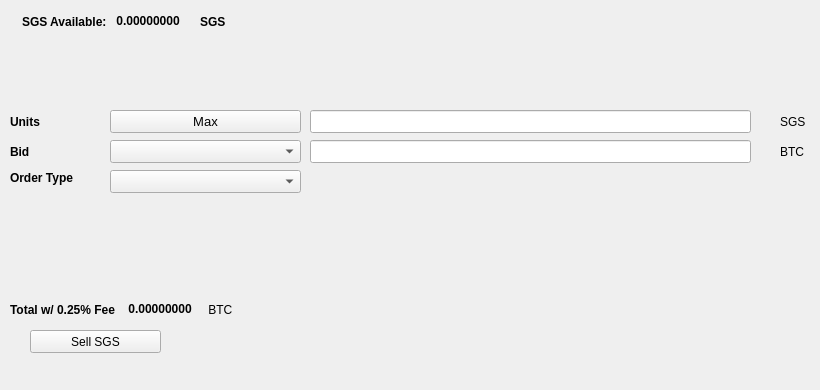
   <widget class="QWidget" name="SellTab">
    <attribute name="title">
     <string>Sell</string>
    </attribute>
    <widget class="QLabel" name="label_16">
     <property name="geometry">
      <rect>
       <x>780</x>
       <y>140</y>
       <width>31</width>
       <height>23</height>
      </rect>
     </property>
     <property name="text">
      <string>BTC</string>
     </property>
    </widget>
    <widget class="QComboBox" name="SellBidcomboBox">
     <property name="geometry">
      <rect>
       <x>110</x>
       <y>140</y>
       <width>191</width>
       <height>23</height>
      </rect>
     </property>
     <property name="font">
      <font>
       <pointsize>10</pointsize>
      </font>
     </property>
    </widget>
    <widget class="QLabel" name="label_18">
     <property name="geometry">
      <rect>
       <x>10</x>
       <y>110</y>
       <width>46</width>
       <height>23</height>
      </rect>
     </property>
     <property name="font">
      <font>
       <weight>75</weight>
       <bold>true</bold>
      </font>
     </property>
     <property name="text">
      <string>Units</string>
     </property>
    </widget>
    <widget class="QPushButton" name="Sell_Max_Amount">
     <property name="geometry">
      <rect>
       <x>110</x>
       <y>110</y>
       <width>191</width>
       <height>23</height>
      </rect>
     </property>
     <property name="font">
      <font>
       <pointsize>10</pointsize>
      </font>
     </property>
     <property name="text">
      <string>Max</string>
     </property>
    </widget>
    <widget class="QLabel" name="label_20">
     <property name="geometry">
      <rect>
       <x>10</x>
       <y>170</y>
       <width>91</width>
       <height>16</height>
      </rect>
     </property>
     <property name="font">
      <font>
       <weight>75</weight>
       <bold>true</bold>
      </font>
     </property>
     <property name="text">
      <string>Order Type</string>
     </property>
    </widget>
    <widget class="QComboBox" name="SellOrdertypeCombo">
     <property name="geometry">
      <rect>
       <x>110</x>
       <y>170</y>
       <width>191</width>
       <height>23</height>
      </rect>
     </property>
     <property name="font">
      <font>
       <pointsize>10</pointsize>
      </font>
     </property>
    </widget>
    <widget class="QLabel" name="label_21">
     <property name="geometry">
      <rect>
       <x>10</x>
       <y>140</y>
       <width>46</width>
       <height>23</height>
      </rect>
     </property>
     <property name="font">
      <font>
       <weight>75</weight>
       <bold>true</bold>
      </font>
     </property>
     <property name="text">
      <string>Bid</string>
     </property>
    </widget>
    <widget class="QLabel" name="label_22">
     <property name="geometry">
      <rect>
       <x>780</x>
       <y>110</y>
       <width>31</width>
       <height>23</height>
      </rect>
     </property>
     <property name="text">
      <string>SGS</string>
     </property>
    </widget>
    <widget class="QLineEdit" name="UnitsInputSGS">
     <property name="geometry">
      <rect>
       <x>310</x>
       <y>110</y>
       <width>441</width>
       <height>23</height>
      </rect>
     </property>
     <property name="font">
      <font>
       <pointsize>9</pointsize>
       <weight>75</weight>
       <bold>true</bold>
      </font>
     </property>
    </widget>
    <widget class="QLineEdit" name="SellBidPriceEdit">
     <property name="geometry">
      <rect>
       <x>310</x>
       <y>140</y>
       <width>441</width>
       <height>23</height>
      </rect>
     </property>
     <property name="font">
      <font>
       <pointsize>9</pointsize>
       <weight>75</weight>
       <bold>true</bold>
      </font>
     </property>
    </widget>
    <widget class="QPushButton" name="SellSGSBTN">
     <property name="geometry">
      <rect>
       <x>30</x>
       <y>330</y>
       <width>131</width>
       <height>23</height>
      </rect>
     </property>
     <property name="text">
      <string>Sell SGS</string>
     </property>
     <property name="icon">
      <iconset resource="../safegames">
       <normaloff>:/icons/bitcoin</normaloff>:/icons/bitcoin</iconset>
     </property>
    </widget>
    <widget class="QWidget" name="layoutWidget3">
     <property name="geometry">
      <rect>
       <x>22</x>
       <y>12</y>
       <width>258</width>
       <height>19</height>
      </rect>
     </property>
     <layout class="QHBoxLayout" name="horizontalLayout">
      <item>
       <widget class="QLabel" name="label232_2">
        <property name="font">
         <font>
          <weight>75</weight>
          <bold>true</bold>
         </font>
        </property>
        <property name="text">
         <string>SGS Available:</string>
        </property>
       </widget>
      </item>
      <item>
       <widget class="QLabel" name="SGSAvailableLabel">
        <property name="palette">
         <palette>
          <active>
           <colorrole role="WindowText">
            <brush brushstyle="SolidPattern">
             <color alpha="255">
              <red>0</red>
              <green>0</green>
              <blue>0</blue>
             </color>
            </brush>
           </colorrole>
           <colorrole role="Button">
            <brush brushstyle="SolidPattern">
             <color alpha="255">
              <red>0</red>
              <green>170</green>
              <blue>0</blue>
             </color>
            </brush>
           </colorrole>
           <colorrole role="Light">
            <brush brushstyle="SolidPattern">
             <color alpha="255">
              <red>0</red>
              <green>255</green>
              <blue>0</blue>
             </color>
            </brush>
           </colorrole>
           <colorrole role="Midlight">
            <brush brushstyle="SolidPattern">
             <color alpha="255">
              <red>0</red>
              <green>212</green>
              <blue>0</blue>
             </color>
            </brush>
           </colorrole>
           <colorrole role="Dark">
            <brush brushstyle="SolidPattern">
             <color alpha="255">
              <red>0</red>
              <green>85</green>
              <blue>0</blue>
             </color>
            </brush>
           </colorrole>
           <colorrole role="Mid">
            <brush brushstyle="SolidPattern">
             <color alpha="255">
              <red>0</red>
              <green>113</green>
              <blue>0</blue>
             </color>
            </brush>
           </colorrole>
           <colorrole role="Text">
            <brush brushstyle="SolidPattern">
             <color alpha="255">
              <red>0</red>
              <green>170</green>
              <blue>0</blue>
             </color>
            </brush>
           </colorrole>
           <colorrole role="BrightText">
            <brush brushstyle="SolidPattern">
             <color alpha="255">
              <red>255</red>
              <green>255</green>
              <blue>255</blue>
             </color>
            </brush>
           </colorrole>
           <colorrole role="ButtonText">
            <brush brushstyle="SolidPattern">
             <color alpha="255">
              <red>0</red>
              <green>0</green>
              <blue>0</blue>
             </color>
            </brush>
           </colorrole>
           <colorrole role="Base">
            <brush brushstyle="SolidPattern">
             <color alpha="255">
              <red>255</red>
              <green>255</green>
              <blue>255</blue>
             </color>
            </brush>
           </colorrole>
           <colorrole role="Window">
            <brush brushstyle="SolidPattern">
             <color alpha="255">
              <red>0</red>
              <green>170</green>
              <blue>0</blue>
             </color>
            </brush>
           </colorrole>
           <colorrole role="Shadow">
            <brush brushstyle="SolidPattern">
             <color alpha="255">
              <red>0</red>
              <green>0</green>
              <blue>0</blue>
             </color>
            </brush>
           </colorrole>
           <colorrole role="AlternateBase">
            <brush brushstyle="SolidPattern">
             <color alpha="255">
              <red>127</red>
              <green>212</green>
              <blue>127</blue>
             </color>
            </brush>
           </colorrole>
           <colorrole role="ToolTipBase">
            <brush brushstyle="SolidPattern">
             <color alpha="255">
              <red>255</red>
              <green>255</green>
              <blue>220</blue>
             </color>
            </brush>
           </colorrole>
           <colorrole role="ToolTipText">
            <brush brushstyle="SolidPattern">
             <color alpha="255">
              <red>0</red>
              <green>0</green>
              <blue>0</blue>
             </color>
            </brush>
           </colorrole>
          </active>
          <inactive>
           <colorrole role="WindowText">
            <brush brushstyle="SolidPattern">
             <color alpha="255">
              <red>0</red>
              <green>0</green>
              <blue>0</blue>
             </color>
            </brush>
           </colorrole>
           <colorrole role="Button">
            <brush brushstyle="SolidPattern">
             <color alpha="255">
              <red>0</red>
              <green>170</green>
              <blue>0</blue>
             </color>
            </brush>
           </colorrole>
           <colorrole role="Light">
            <brush brushstyle="SolidPattern">
             <color alpha="255">
              <red>0</red>
              <green>255</green>
              <blue>0</blue>
             </color>
            </brush>
           </colorrole>
           <colorrole role="Midlight">
            <brush brushstyle="SolidPattern">
             <color alpha="255">
              <red>0</red>
              <green>212</green>
              <blue>0</blue>
             </color>
            </brush>
           </colorrole>
           <colorrole role="Dark">
            <brush brushstyle="SolidPattern">
             <color alpha="255">
              <red>0</red>
              <green>85</green>
              <blue>0</blue>
             </color>
            </brush>
           </colorrole>
           <colorrole role="Mid">
            <brush brushstyle="SolidPattern">
             <color alpha="255">
              <red>0</red>
              <green>113</green>
              <blue>0</blue>
             </color>
            </brush>
           </colorrole>
           <colorrole role="Text">
            <brush brushstyle="SolidPattern">
             <color alpha="255">
              <red>0</red>
              <green>170</green>
              <blue>0</blue>
             </color>
            </brush>
           </colorrole>
           <colorrole role="BrightText">
            <brush brushstyle="SolidPattern">
             <color alpha="255">
              <red>255</red>
              <green>255</green>
              <blue>255</blue>
             </color>
            </brush>
           </colorrole>
           <colorrole role="ButtonText">
            <brush brushstyle="SolidPattern">
             <color alpha="255">
              <red>0</red>
              <green>0</green>
              <blue>0</blue>
             </color>
            </brush>
           </colorrole>
           <colorrole role="Base">
            <brush brushstyle="SolidPattern">
             <color alpha="255">
              <red>255</red>
              <green>255</green>
              <blue>255</blue>
             </color>
            </brush>
           </colorrole>
           <colorrole role="Window">
            <brush brushstyle="SolidPattern">
             <color alpha="255">
              <red>0</red>
              <green>170</green>
              <blue>0</blue>
             </color>
            </brush>
           </colorrole>
           <colorrole role="Shadow">
            <brush brushstyle="SolidPattern">
             <color alpha="255">
              <red>0</red>
              <green>0</green>
              <blue>0</blue>
             </color>
            </brush>
           </colorrole>
           <colorrole role="AlternateBase">
            <brush brushstyle="SolidPattern">
             <color alpha="255">
              <red>127</red>
              <green>212</green>
              <blue>127</blue>
             </color>
            </brush>
           </colorrole>
           <colorrole role="ToolTipBase">
            <brush brushstyle="SolidPattern">
             <color alpha="255">
              <red>255</red>
              <green>255</green>
              <blue>220</blue>
             </color>
            </brush>
           </colorrole>
           <colorrole role="ToolTipText">
            <brush brushstyle="SolidPattern">
             <color alpha="255">
              <red>0</red>
              <green>0</green>
              <blue>0</blue>
             </color>
            </brush>
           </colorrole>
          </inactive>
          <disabled>
           <colorrole role="WindowText">
            <brush brushstyle="SolidPattern">
             <color alpha="255">
              <red>0</red>
              <green>85</green>
              <blue>0</blue>
             </color>
            </brush>
           </colorrole>
           <colorrole role="Button">
            <brush brushstyle="SolidPattern">
             <color alpha="255">
              <red>0</red>
              <green>170</green>
              <blue>0</blue>
             </color>
            </brush>
           </colorrole>
           <colorrole role="Light">
            <brush brushstyle="SolidPattern">
             <color alpha="255">
              <red>0</red>
              <green>255</green>
              <blue>0</blue>
             </color>
            </brush>
           </colorrole>
           <colorrole role="Midlight">
            <brush brushstyle="SolidPattern">
             <color alpha="255">
              <red>0</red>
              <green>212</green>
              <blue>0</blue>
             </color>
            </brush>
           </colorrole>
           <colorrole role="Dark">
            <brush brushstyle="SolidPattern">
             <color alpha="255">
              <red>0</red>
              <green>85</green>
              <blue>0</blue>
             </color>
            </brush>
           </colorrole>
           <colorrole role="Mid">
            <brush brushstyle="SolidPattern">
             <color alpha="255">
              <red>0</red>
              <green>113</green>
              <blue>0</blue>
             </color>
            </brush>
           </colorrole>
           <colorrole role="Text">
            <brush brushstyle="SolidPattern">
             <color alpha="255">
              <red>0</red>
              <green>85</green>
              <blue>0</blue>
             </color>
            </brush>
           </colorrole>
           <colorrole role="BrightText">
            <brush brushstyle="SolidPattern">
             <color alpha="255">
              <red>255</red>
              <green>255</green>
              <blue>255</blue>
             </color>
            </brush>
           </colorrole>
           <colorrole role="ButtonText">
            <brush brushstyle="SolidPattern">
             <color alpha="255">
              <red>0</red>
              <green>85</green>
              <blue>0</blue>
             </color>
            </brush>
           </colorrole>
           <colorrole role="Base">
            <brush brushstyle="SolidPattern">
             <color alpha="255">
              <red>0</red>
              <green>170</green>
              <blue>0</blue>
             </color>
            </brush>
           </colorrole>
           <colorrole role="Window">
            <brush brushstyle="SolidPattern">
             <color alpha="255">
              <red>0</red>
              <green>170</green>
              <blue>0</blue>
             </color>
            </brush>
           </colorrole>
           <colorrole role="Shadow">
            <brush brushstyle="SolidPattern">
             <color alpha="255">
              <red>0</red>
              <green>0</green>
              <blue>0</blue>
             </color>
            </brush>
           </colorrole>
           <colorrole role="AlternateBase">
            <brush brushstyle="SolidPattern">
             <color alpha="255">
              <red>0</red>
              <green>170</green>
              <blue>0</blue>
             </color>
            </brush>
           </colorrole>
           <colorrole role="ToolTipBase">
            <brush brushstyle="SolidPattern">
             <color alpha="255">
              <red>255</red>
              <green>255</green>
              <blue>220</blue>
             </color>
            </brush>
           </colorrole>
           <colorrole role="ToolTipText">
            <brush brushstyle="SolidPattern">
             <color alpha="255">
              <red>0</red>
              <green>0</green>
              <blue>0</blue>
             </color>
            </brush>
           </colorrole>
          </disabled>
         </palette>
        </property>
        <property name="font">
         <font>
          <weight>75</weight>
          <bold>true</bold>
         </font>
        </property>
        <property name="text">
         <string> 0.00000000 </string>
        </property>
        <property name="textInteractionFlags">
         <set>Qt::LinksAccessibleByMouse|Qt::TextSelectableByKeyboard|Qt::TextSelectableByMouse</set>
        </property>
       </widget>
      </item>
      <item>
       <widget class="QLabel" name="labelSGS">
        <property name="font">
         <font>
          <weight>75</weight>
          <bold>true</bold>
         </font>
        </property>
        <property name="text">
         <string>SGS</string>
        </property>
       </widget>
      </item>
     </layout>
    </widget>
    <widget class="QWidget" name="layoutWidget">
     <property name="geometry">
      <rect>
       <x>10</x>
       <y>300</y>
       <width>268</width>
       <height>19</height>
      </rect>
     </property>
     <layout class="QHBoxLayout" name="horizontalLayout_2">
      <item>
       <widget class="QLabel" name="label_19">
        <property name="font">
         <font>
          <weight>75</weight>
          <bold>true</bold>
         </font>
        </property>
        <property name="text">
         <string>Total w/ 0.25% Fee </string>
        </property>
       </widget>
      </item>
      <item>
       <widget class="QLabel" name="SellCostLabel">
        <property name="palette">
         <palette>
          <active>
           <colorrole role="WindowText">
            <brush brushstyle="SolidPattern">
             <color alpha="255">
              <red>0</red>
              <green>0</green>
              <blue>0</blue>
             </color>
            </brush>
           </colorrole>
           <colorrole role="Button">
            <brush brushstyle="SolidPattern">
             <color alpha="255">
              <red>0</red>
              <green>170</green>
              <blue>0</blue>
             </color>
            </brush>
           </colorrole>
           <colorrole role="Light">
            <brush brushstyle="SolidPattern">
             <color alpha="255">
              <red>0</red>
              <green>255</green>
              <blue>0</blue>
             </color>
            </brush>
           </colorrole>
           <colorrole role="Midlight">
            <brush brushstyle="SolidPattern">
             <color alpha="255">
              <red>0</red>
              <green>212</green>
              <blue>0</blue>
             </color>
            </brush>
           </colorrole>
           <colorrole role="Dark">
            <brush brushstyle="SolidPattern">
             <color alpha="255">
              <red>0</red>
              <green>85</green>
              <blue>0</blue>
             </color>
            </brush>
           </colorrole>
           <colorrole role="Mid">
            <brush brushstyle="SolidPattern">
             <color alpha="255">
              <red>0</red>
              <green>113</green>
              <blue>0</blue>
             </color>
            </brush>
           </colorrole>
           <colorrole role="Text">
            <brush brushstyle="SolidPattern">
             <color alpha="255">
              <red>0</red>
              <green>170</green>
              <blue>0</blue>
             </color>
            </brush>
           </colorrole>
           <colorrole role="BrightText">
            <brush brushstyle="SolidPattern">
             <color alpha="255">
              <red>255</red>
              <green>255</green>
              <blue>255</blue>
             </color>
            </brush>
           </colorrole>
           <colorrole role="ButtonText">
            <brush brushstyle="SolidPattern">
             <color alpha="255">
              <red>0</red>
              <green>0</green>
              <blue>0</blue>
             </color>
            </brush>
           </colorrole>
           <colorrole role="Base">
            <brush brushstyle="SolidPattern">
             <color alpha="255">
              <red>255</red>
              <green>255</green>
              <blue>255</blue>
             </color>
            </brush>
           </colorrole>
           <colorrole role="Window">
            <brush brushstyle="SolidPattern">
             <color alpha="255">
              <red>0</red>
              <green>170</green>
              <blue>0</blue>
             </color>
            </brush>
           </colorrole>
           <colorrole role="Shadow">
            <brush brushstyle="SolidPattern">
             <color alpha="255">
              <red>0</red>
              <green>0</green>
              <blue>0</blue>
             </color>
            </brush>
           </colorrole>
           <colorrole role="AlternateBase">
            <brush brushstyle="SolidPattern">
             <color alpha="255">
              <red>127</red>
              <green>212</green>
              <blue>127</blue>
             </color>
            </brush>
           </colorrole>
           <colorrole role="ToolTipBase">
            <brush brushstyle="SolidPattern">
             <color alpha="255">
              <red>255</red>
              <green>255</green>
              <blue>220</blue>
             </color>
            </brush>
           </colorrole>
           <colorrole role="ToolTipText">
            <brush brushstyle="SolidPattern">
             <color alpha="255">
              <red>0</red>
              <green>0</green>
              <blue>0</blue>
             </color>
            </brush>
           </colorrole>
          </active>
          <inactive>
           <colorrole role="WindowText">
            <brush brushstyle="SolidPattern">
             <color alpha="255">
              <red>0</red>
              <green>0</green>
              <blue>0</blue>
             </color>
            </brush>
           </colorrole>
           <colorrole role="Button">
            <brush brushstyle="SolidPattern">
             <color alpha="255">
              <red>0</red>
              <green>170</green>
              <blue>0</blue>
             </color>
            </brush>
           </colorrole>
           <colorrole role="Light">
            <brush brushstyle="SolidPattern">
             <color alpha="255">
              <red>0</red>
              <green>255</green>
              <blue>0</blue>
             </color>
            </brush>
           </colorrole>
           <colorrole role="Midlight">
            <brush brushstyle="SolidPattern">
             <color alpha="255">
              <red>0</red>
              <green>212</green>
              <blue>0</blue>
             </color>
            </brush>
           </colorrole>
           <colorrole role="Dark">
            <brush brushstyle="SolidPattern">
             <color alpha="255">
              <red>0</red>
              <green>85</green>
              <blue>0</blue>
             </color>
            </brush>
           </colorrole>
           <colorrole role="Mid">
            <brush brushstyle="SolidPattern">
             <color alpha="255">
              <red>0</red>
              <green>113</green>
              <blue>0</blue>
             </color>
            </brush>
           </colorrole>
           <colorrole role="Text">
            <brush brushstyle="SolidPattern">
             <color alpha="255">
              <red>0</red>
              <green>170</green>
              <blue>0</blue>
             </color>
            </brush>
           </colorrole>
           <colorrole role="BrightText">
            <brush brushstyle="SolidPattern">
             <color alpha="255">
              <red>255</red>
              <green>255</green>
              <blue>255</blue>
             </color>
            </brush>
           </colorrole>
           <colorrole role="ButtonText">
            <brush brushstyle="SolidPattern">
             <color alpha="255">
              <red>0</red>
              <green>0</green>
              <blue>0</blue>
             </color>
            </brush>
           </colorrole>
           <colorrole role="Base">
            <brush brushstyle="SolidPattern">
             <color alpha="255">
              <red>255</red>
              <green>255</green>
              <blue>255</blue>
             </color>
            </brush>
           </colorrole>
           <colorrole role="Window">
            <brush brushstyle="SolidPattern">
             <color alpha="255">
              <red>0</red>
              <green>170</green>
              <blue>0</blue>
             </color>
            </brush>
           </colorrole>
           <colorrole role="Shadow">
            <brush brushstyle="SolidPattern">
             <color alpha="255">
              <red>0</red>
              <green>0</green>
              <blue>0</blue>
             </color>
            </brush>
           </colorrole>
           <colorrole role="AlternateBase">
            <brush brushstyle="SolidPattern">
             <color alpha="255">
              <red>127</red>
              <green>212</green>
              <blue>127</blue>
             </color>
            </brush>
           </colorrole>
           <colorrole role="ToolTipBase">
            <brush brushstyle="SolidPattern">
             <color alpha="255">
              <red>255</red>
              <green>255</green>
              <blue>220</blue>
             </color>
            </brush>
           </colorrole>
           <colorrole role="ToolTipText">
            <brush brushstyle="SolidPattern">
             <color alpha="255">
              <red>0</red>
              <green>0</green>
              <blue>0</blue>
             </color>
            </brush>
           </colorrole>
          </inactive>
          <disabled>
           <colorrole role="WindowText">
            <brush brushstyle="SolidPattern">
             <color alpha="255">
              <red>0</red>
              <green>85</green>
              <blue>0</blue>
             </color>
            </brush>
           </colorrole>
           <colorrole role="Button">
            <brush brushstyle="SolidPattern">
             <color alpha="255">
              <red>0</red>
              <green>170</green>
              <blue>0</blue>
             </color>
            </brush>
           </colorrole>
           <colorrole role="Light">
            <brush brushstyle="SolidPattern">
             <color alpha="255">
              <red>0</red>
              <green>255</green>
              <blue>0</blue>
             </color>
            </brush>
           </colorrole>
           <colorrole role="Midlight">
            <brush brushstyle="SolidPattern">
             <color alpha="255">
              <red>0</red>
              <green>212</green>
              <blue>0</blue>
             </color>
            </brush>
           </colorrole>
           <colorrole role="Dark">
            <brush brushstyle="SolidPattern">
             <color alpha="255">
              <red>0</red>
              <green>85</green>
              <blue>0</blue>
             </color>
            </brush>
           </colorrole>
           <colorrole role="Mid">
            <brush brushstyle="SolidPattern">
             <color alpha="255">
              <red>0</red>
              <green>113</green>
              <blue>0</blue>
             </color>
            </brush>
           </colorrole>
           <colorrole role="Text">
            <brush brushstyle="SolidPattern">
             <color alpha="255">
              <red>0</red>
              <green>85</green>
              <blue>0</blue>
             </color>
            </brush>
           </colorrole>
           <colorrole role="BrightText">
            <brush brushstyle="SolidPattern">
             <color alpha="255">
              <red>255</red>
              <green>255</green>
              <blue>255</blue>
             </color>
            </brush>
           </colorrole>
           <colorrole role="ButtonText">
            <brush brushstyle="SolidPattern">
             <color alpha="255">
              <red>0</red>
              <green>85</green>
              <blue>0</blue>
             </color>
            </brush>
           </colorrole>
           <colorrole role="Base">
            <brush brushstyle="SolidPattern">
             <color alpha="255">
              <red>0</red>
              <green>170</green>
              <blue>0</blue>
             </color>
            </brush>
           </colorrole>
           <colorrole role="Window">
            <brush brushstyle="SolidPattern">
             <color alpha="255">
              <red>0</red>
              <green>170</green>
              <blue>0</blue>
             </color>
            </brush>
           </colorrole>
           <colorrole role="Shadow">
            <brush brushstyle="SolidPattern">
             <color alpha="255">
              <red>0</red>
              <green>0</green>
              <blue>0</blue>
             </color>
            </brush>
           </colorrole>
           <colorrole role="AlternateBase">
            <brush brushstyle="SolidPattern">
             <color alpha="255">
              <red>0</red>
              <green>170</green>
              <blue>0</blue>
             </color>
            </brush>
           </colorrole>
           <colorrole role="ToolTipBase">
            <brush brushstyle="SolidPattern">
             <color alpha="255">
              <red>255</red>
              <green>255</green>
              <blue>220</blue>
             </color>
            </brush>
           </colorrole>
           <colorrole role="ToolTipText">
            <brush brushstyle="SolidPattern">
             <color alpha="255">
              <red>0</red>
              <green>0</green>
              <blue>0</blue>
             </color>
            </brush>
           </colorrole>
          </disabled>
         </palette>
        </property>
        <property name="font">
         <font>
          <weight>75</weight>
          <bold>true</bold>
         </font>
        </property>
        <property name="autoFillBackground">
         <bool>false</bool>
        </property>
        <property name="text">
         <string> 0.00000000</string>
        </property>
        <property name="textInteractionFlags">
         <set>Qt::LinksAccessibleByMouse|Qt::TextSelectableByMouse</set>
        </property>
       </widget>
      </item>
      <item>
       <widget class="QLabel" name="label_17">
        <property name="font">
         <font>
          <weight>50</weight>
          <bold>false</bold>
         </font>
        </property>
        <property name="text">
         <string> BTC</string>
        </property>
       </widget>
      </item>
     </layout>
    </widget>
    <widget class="QLabel" name="label_23">
     <property name="geometry">
      <rect>
       <x>460</x>
       <y>300</y>
       <width>281</width>
       <height>81</height>
      </rect>
     </property>
     <property name="text">
      <string/>
     </property>
     <property name="pixmap">
      <pixmap>:/images/bittrex</pixmap>
     </property>
    </widget>
   </widget>
